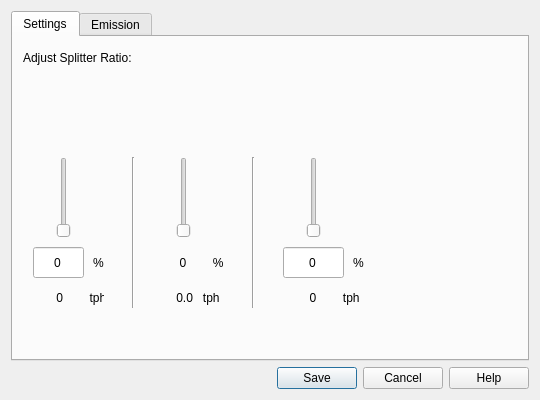
<?xml version="1.0" encoding="UTF-8"?>
<ui version="4.0">
 <class>Splitter</class>
 <widget class="QDialog" name="Splitter">
  <property name="geometry">
   <rect>
    <x>0</x>
    <y>0</y>
    <width>540</width>
    <height>400</height>
   </rect>
  </property>
  <property name="sizePolicy">
   <sizepolicy hsizetype="Fixed" vsizetype="Fixed">
    <horstretch>0</horstretch>
    <verstretch>0</verstretch>
   </sizepolicy>
  </property>
  <property name="minimumSize">
   <size>
    <width>540</width>
    <height>400</height>
   </size>
  </property>
  <property name="maximumSize">
   <size>
    <width>540</width>
    <height>400</height>
   </size>
  </property>
  <property name="windowTitle">
   <string>Splitter</string>
  </property>
  <layout class="QVBoxLayout" name="verticalLayout">
   <item>
    <widget class="QTabWidget" name="tabWidget">
     <property name="currentIndex">
      <number>0</number>
     </property>
     <widget class="QWidget" name="tab">
      <attribute name="title">
       <string>Settings</string>
      </attribute>
      <widget class="QLabel" name="label">
       <property name="geometry">
        <rect>
         <x>10</x>
         <y>10</y>
         <width>121</width>
         <height>21</height>
        </rect>
       </property>
       <property name="text">
        <string>Adjust Splitter Ratio:</string>
       </property>
      </widget>
      <widget class="QSlider" name="verticalSlider">
       <property name="geometry">
        <rect>
         <x>40</x>
         <y>120</y>
         <width>22</width>
         <height>81</height>
        </rect>
       </property>
       <property name="orientation">
        <enum>Qt::Vertical</enum>
       </property>
      </widget>
      <widget class="QLineEdit" name="lineEdit">
       <property name="geometry">
        <rect>
         <x>20</x>
         <y>210</y>
         <width>51</width>
         <height>31</height>
        </rect>
       </property>
       <property name="text">
        <string>0</string>
       </property>
       <property name="alignment">
        <set>Qt::AlignCenter</set>
       </property>
      </widget>
      <widget class="QLabel" name="label_2">
       <property name="geometry">
        <rect>
         <x>20</x>
         <y>240</y>
         <width>71</width>
         <height>41</height>
        </rect>
       </property>
       <property name="text">
        <string>       0        tph</string>
       </property>
      </widget>
      <widget class="QLabel" name="label_5">
       <property name="geometry">
        <rect>
         <x>80</x>
         <y>210</y>
         <width>21</width>
         <height>31</height>
        </rect>
       </property>
       <property name="text">
        <string>%</string>
       </property>
      </widget>
      <widget class="Line" name="line">
       <property name="geometry">
        <rect>
         <x>110</x>
         <y>120</y>
         <width>20</width>
         <height>151</height>
        </rect>
       </property>
       <property name="orientation">
        <enum>Qt::Vertical</enum>
       </property>
      </widget>
      <widget class="Line" name="line_3">
       <property name="geometry">
        <rect>
         <x>230</x>
         <y>120</y>
         <width>20</width>
         <height>151</height>
        </rect>
       </property>
       <property name="orientation">
        <enum>Qt::Vertical</enum>
       </property>
      </widget>
      <widget class="QSlider" name="verticalSlider_4">
       <property name="geometry">
        <rect>
         <x>160</x>
         <y>120</y>
         <width>22</width>
         <height>81</height>
        </rect>
       </property>
       <property name="orientation">
        <enum>Qt::Vertical</enum>
       </property>
      </widget>
      <widget class="QLabel" name="label_9">
       <property name="geometry">
        <rect>
         <x>140</x>
         <y>210</y>
         <width>81</width>
         <height>31</height>
        </rect>
       </property>
       <property name="text">
        <string>        0        %</string>
       </property>
      </widget>
      <widget class="QLabel" name="label_10">
       <property name="geometry">
        <rect>
         <x>140</x>
         <y>240</y>
         <width>71</width>
         <height>41</height>
        </rect>
       </property>
       <property name="text">
        <string>       0.0   tph</string>
       </property>
      </widget>
      <widget class="QLabel" name="label_16">
       <property name="geometry">
        <rect>
         <x>340</x>
         <y>210</y>
         <width>21</width>
         <height>31</height>
        </rect>
       </property>
       <property name="text">
        <string>%</string>
       </property>
      </widget>
      <widget class="QSlider" name="verticalSlider_7">
       <property name="geometry">
        <rect>
         <x>290</x>
         <y>120</y>
         <width>22</width>
         <height>81</height>
        </rect>
       </property>
       <property name="orientation">
        <enum>Qt::Vertical</enum>
       </property>
      </widget>
      <widget class="QLineEdit" name="lineEdit_7">
       <property name="geometry">
        <rect>
         <x>270</x>
         <y>210</y>
         <width>61</width>
         <height>31</height>
        </rect>
       </property>
       <property name="text">
        <string>0</string>
       </property>
       <property name="alignment">
        <set>Qt::AlignCenter</set>
       </property>
      </widget>
      <widget class="QLabel" name="label_18">
       <property name="geometry">
        <rect>
         <x>150</x>
         <y>80</y>
         <width>41</width>
         <height>31</height>
        </rect>
       </property>
       <property name="text">
        <string/>
       </property>
       <property name="pixmap">
        <pixmap resource="images.qrc">:/icons/dragIcon/place_a_three_way_splitter_in_the_flow.png</pixmap>
       </property>
      </widget>
      <widget class="QLabel" name="label_19">
       <property name="geometry">
        <rect>
         <x>270</x>
         <y>250</y>
         <width>81</width>
         <height>21</height>
        </rect>
       </property>
       <property name="text">
        <string>        0        tph</string>
       </property>
      </widget>
     </widget>
     <widget class="QWidget" name="tab_2">
      <attribute name="title">
       <string>Emission</string>
      </attribute>
      <widget class="QLineEdit" name="lineEdit_9">
       <property name="geometry">
        <rect>
         <x>290</x>
         <y>210</y>
         <width>161</width>
         <height>21</height>
        </rect>
       </property>
       <property name="text">
        <string>0</string>
       </property>
       <property name="readOnly">
        <bool>true</bool>
       </property>
      </widget>
      <widget class="QComboBox" name="comboBox_3">
       <property name="geometry">
        <rect>
         <x>460</x>
         <y>210</y>
         <width>51</width>
         <height>21</height>
        </rect>
       </property>
       <item>
        <property name="text">
         <string>kg/MT</string>
        </property>
       </item>
       <item>
        <property name="text">
         <string>lbs/ton</string>
        </property>
       </item>
      </widget>
      <widget class="QPlainTextEdit" name="plainTextEdit">
       <property name="geometry">
        <rect>
         <x>0</x>
         <y>260</y>
         <width>511</width>
         <height>61</height>
        </rect>
       </property>
       <property name="verticalScrollBarPolicy">
        <enum>Qt::ScrollBarAlwaysOn</enum>
       </property>
       <property name="plainText">
        <string>EMISSION SOURCE DATA:  http://www.epa.gov/ttn/chief/index.html
Emissions factors published in this database are taken from the US Environmental Protection Agency (EPA).   </string>
       </property>
      </widget>
      <widget class="QLabel" name="label_34">
       <property name="geometry">
        <rect>
         <x>200</x>
         <y>180</y>
         <width>91</width>
         <height>21</height>
        </rect>
       </property>
       <property name="text">
        <string>Industrial Process</string>
       </property>
      </widget>
      <widget class="QFrame" name="frame_2">
       <property name="geometry">
        <rect>
         <x>10</x>
         <y>9</y>
         <width>501</width>
         <height>121</height>
        </rect>
       </property>
       <property name="frameShape">
        <enum>QFrame::StyledPanel</enum>
       </property>
       <property name="frameShadow">
        <enum>QFrame::Plain</enum>
       </property>
       <widget class="QWidget" name="layoutWidget">
        <property name="geometry">
         <rect>
          <x>10</x>
          <y>10</y>
          <width>123</width>
          <height>88</height>
         </rect>
        </property>
        <layout class="QVBoxLayout" name="verticalLayout_2">
         <item>
          <widget class="QCheckBox" name="checkBox">
           <property name="text">
            <string>Version Database</string>
           </property>
           <property name="checked">
            <bool>true</bool>
           </property>
          </widget>
         </item>
         <item>
          <widget class="QCheckBox" name="checkBox_2">
           <property name="text">
            <string>Personal Database</string>
           </property>
           <property name="checked">
            <bool>true</bool>
           </property>
          </widget>
         </item>
         <item>
          <widget class="QCheckBox" name="checkBox_3">
           <property name="text">
            <string>Corporate Database</string>
           </property>
          </widget>
         </item>
         <item>
          <widget class="QCheckBox" name="checkBox_4">
           <property name="text">
            <string>AggFlow Database</string>
           </property>
           <property name="checked">
            <bool>true</bool>
           </property>
          </widget>
         </item>
        </layout>
       </widget>
       <widget class="QLabel" name="label_21">
        <property name="geometry">
         <rect>
          <x>170</x>
          <y>0</y>
          <width>351</width>
          <height>61</height>
         </rect>
        </property>
        <property name="text">
         <string>Data View:
1. Select any database(s) to use at left.
2. Each database is color coded (data from multiple locations is green).
3. Specify data storage using the &quot;Store Data&quot; tab.</string>
        </property>
       </widget>
      </widget>
      <widget class="QComboBox" name="comboBox">
       <property name="geometry">
        <rect>
         <x>290</x>
         <y>150</y>
         <width>171</width>
         <height>21</height>
        </rect>
       </property>
       <item>
        <property name="text">
         <string/>
        </property>
       </item>
       <item>
        <property name="text">
         <string>PM10</string>
        </property>
       </item>
      </widget>
      <widget class="QComboBox" name="comboBox_2">
       <property name="geometry">
        <rect>
         <x>290</x>
         <y>180</y>
         <width>171</width>
         <height>21</height>
        </rect>
       </property>
       <item>
        <property name="text">
         <string/>
        </property>
       </item>
       <item>
        <property name="text">
         <string>Conveyor Transfer Points Controlled</string>
        </property>
       </item>
       <item>
        <property name="text">
         <string>Conveyor Transfer Points Uncontrolled</string>
        </property>
       </item>
       <item>
        <property name="text">
         <string>Fines Crushing Controled</string>
        </property>
       </item>
       <item>
        <property name="text">
         <string>Fines Crushing Uncontrolled</string>
        </property>
       </item>
       <item>
        <property name="text">
         <string>Screening Controled</string>
        </property>
       </item>
       <item>
        <property name="text">
         <string>Screening Uncontrolled</string>
        </property>
       </item>
       <item>
        <property name="text">
         <string>Tertiary Crushing Controled</string>
        </property>
       </item>
       <item>
        <property name="text">
         <string>Tertiary Crushing Uncontrolled</string>
        </property>
       </item>
      </widget>
      <widget class="QLabel" name="label_35">
       <property name="geometry">
        <rect>
         <x>260</x>
         <y>150</y>
         <width>31</width>
         <height>21</height>
        </rect>
       </property>
       <property name="text">
        <string>Type</string>
       </property>
      </widget>
      <widget class="QLabel" name="label_22">
       <property name="geometry">
        <rect>
         <x>200</x>
         <y>210</y>
         <width>91</width>
         <height>21</height>
        </rect>
       </property>
       <property name="text">
        <string>Industrial Process</string>
       </property>
      </widget>
     </widget>
    </widget>
   </item>
   <item>
    <widget class="QDialogButtonBox" name="buttonBox">
     <property name="standardButtons">
      <set>QDialogButtonBox::Cancel|QDialogButtonBox::Help|QDialogButtonBox::Save</set>
     </property>
    </widget>
   </item>
  </layout>
 </widget>
 <resources>
  <include location="images.qrc"/>
 </resources>
 <connections/>
</ui>
